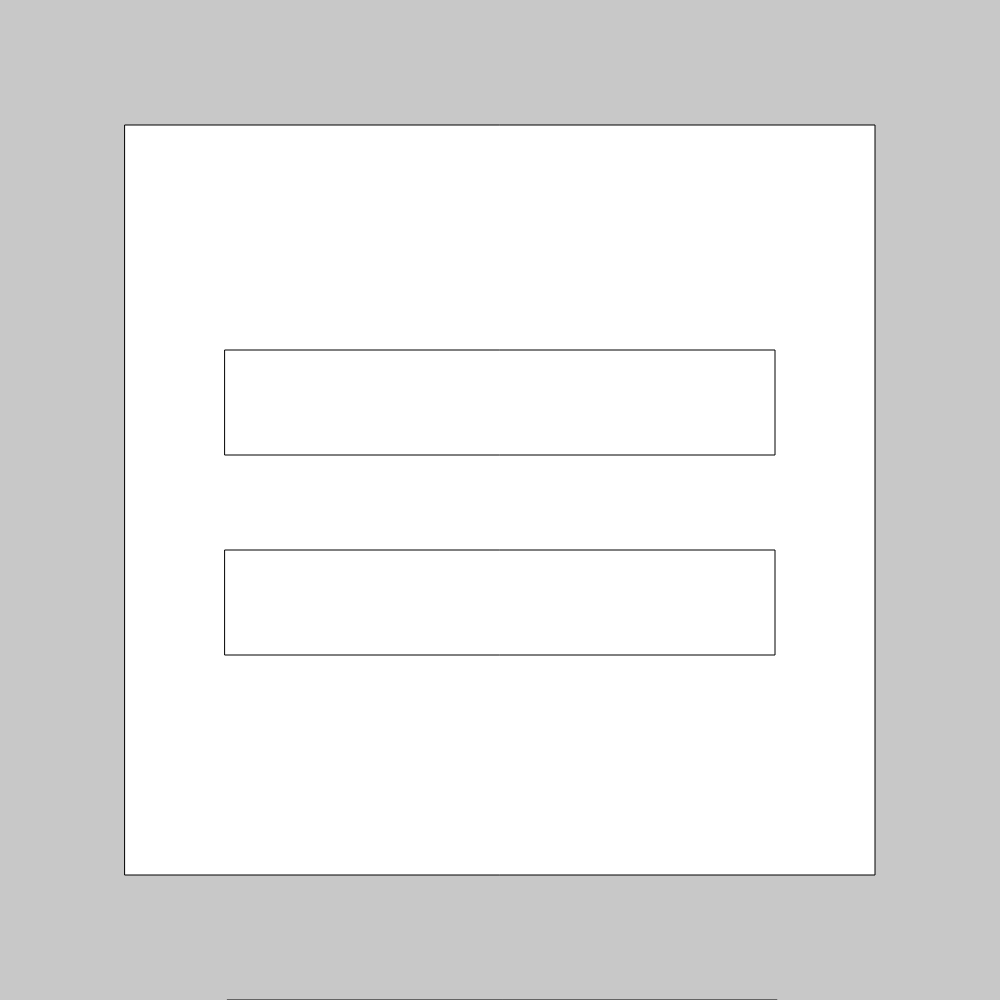
Frame 1 (no input)
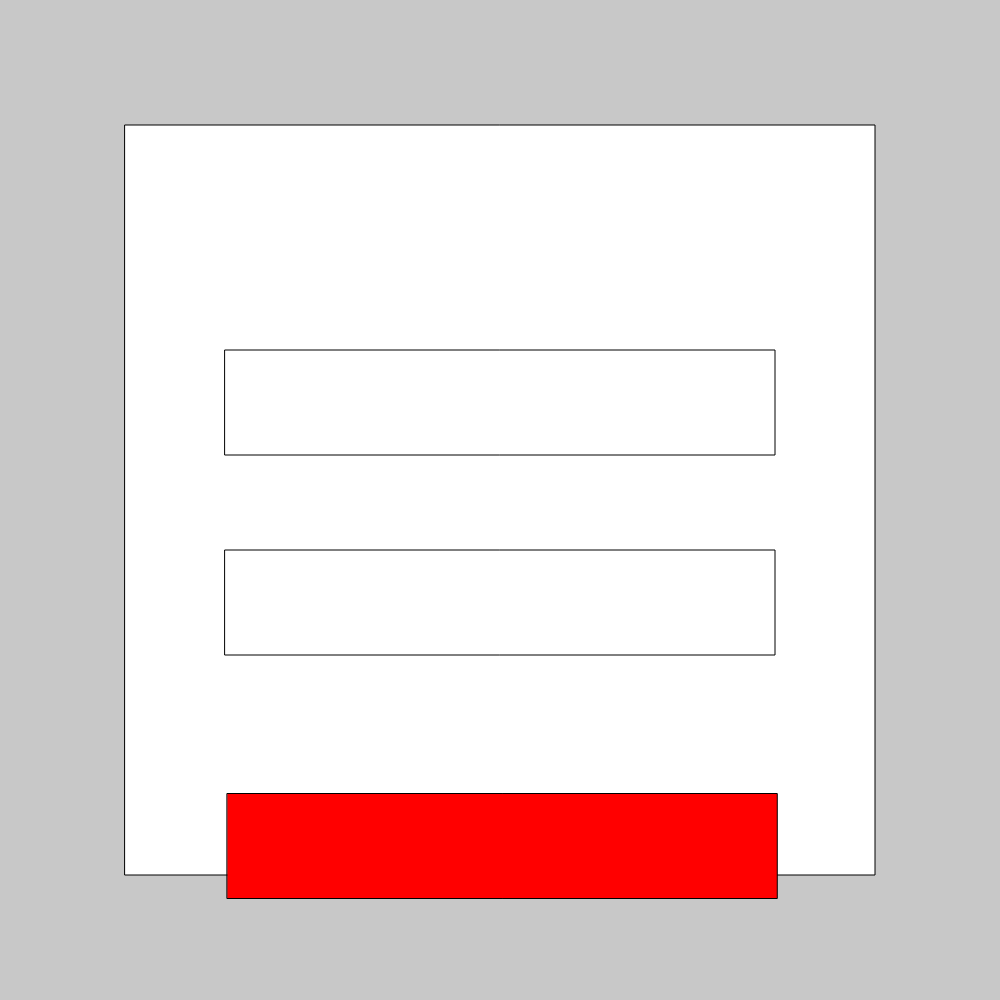
Frame 60 (no input)
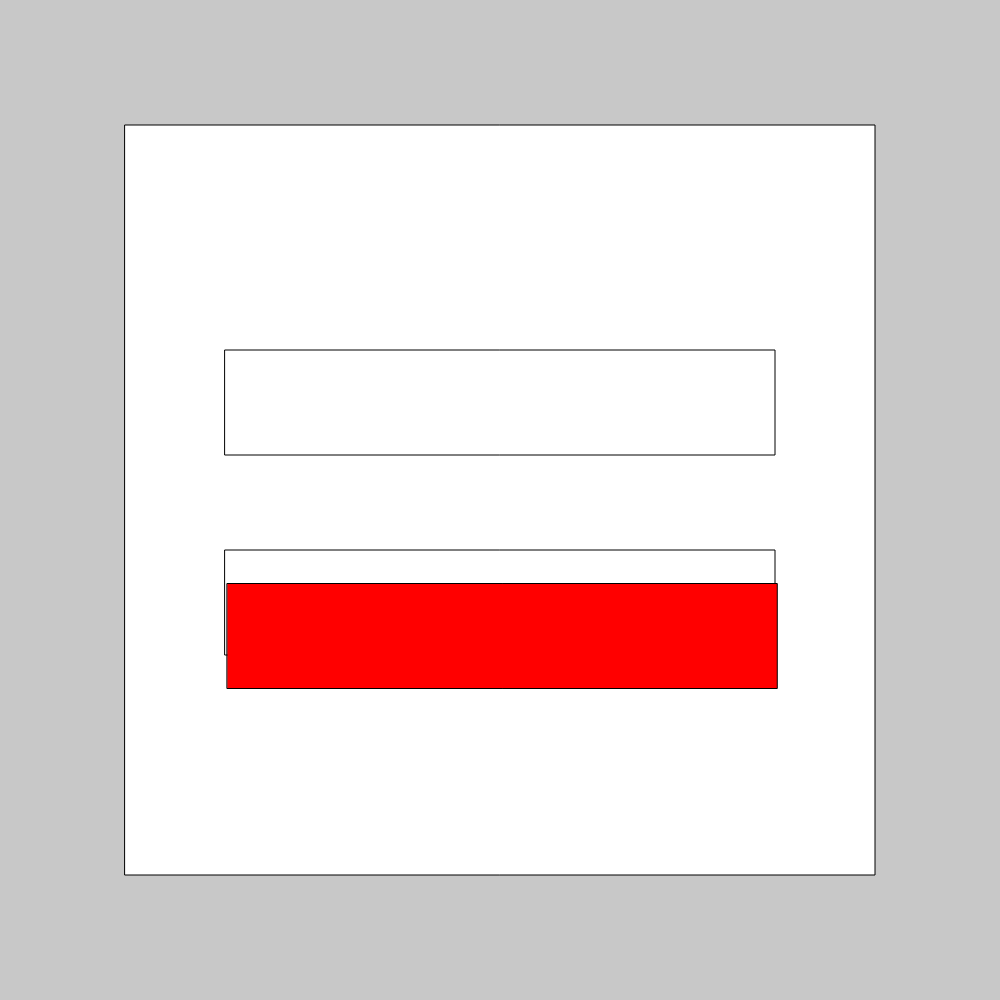
Frame 120 (the mouse pressed at the canvas centre since frame 60)

The p5.js sketch that drew these frames (run headless with seeded random() and noise() and a simulated clock; from frame 60 on, the mouse is pressed at the canvas centre):

// p5.js sketch
// ── sketch.js
// Where is the circle
let x, y;

function setup() {
  createCanvas(1000, 1000);
  
  // Starts in the middle
  x = width / 4.4;
  y = height;
}

function draw() {
  background(200);
  stroke(0)
  fill(500)
  rect(125, 125, 750, 750)

// refrence rects
  noFill();
  rect(225, 350, 550, 105)
  rect(225, 550, 550, 105)

  // Draw a rectangle
  stroke(0);  
  fill(255, 0, 0);
  rect(x, y, 550, 105);
  // Moving up at a constant speed
  y = y - 3.5;
  // Reset to the bottom
  if (y < 10) {
    y = height;
  }

}


//rect(225, 350, 550, 105)
//rect(225, 550, 550, 105)
